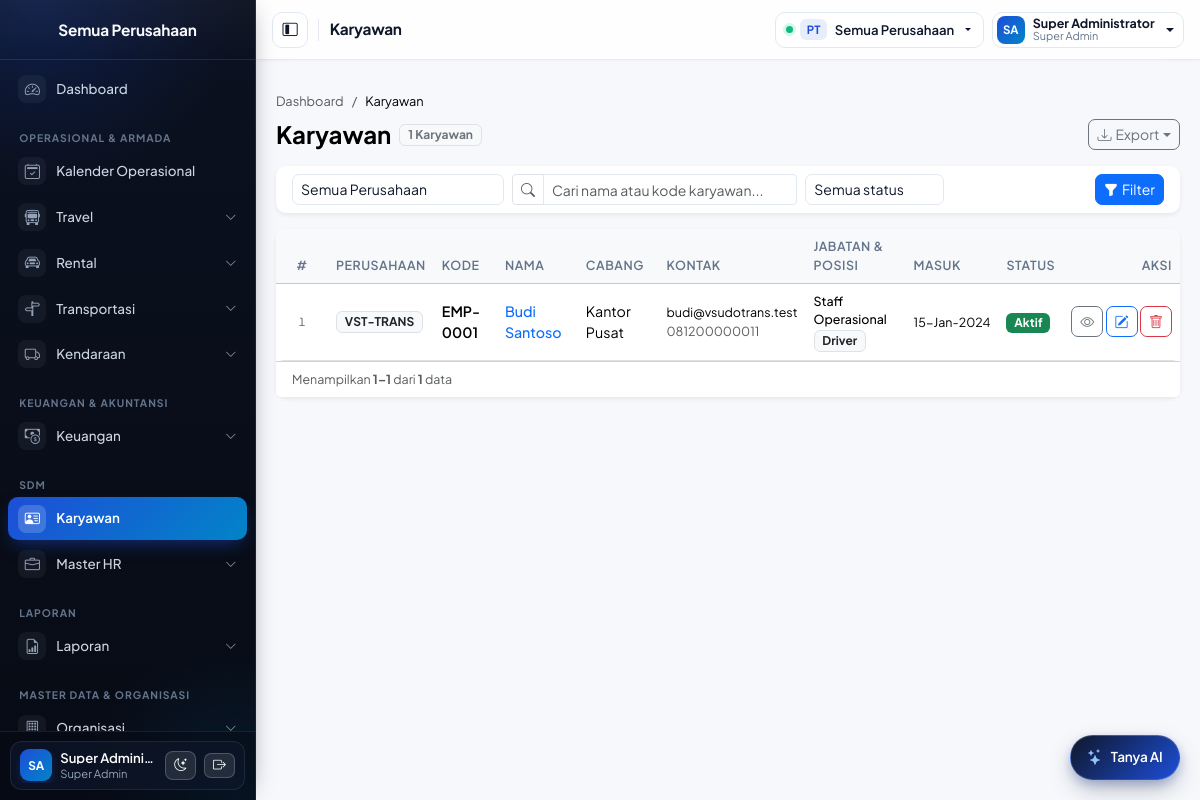
Before: /pages/employees/index.php (signed in) with the older database file.
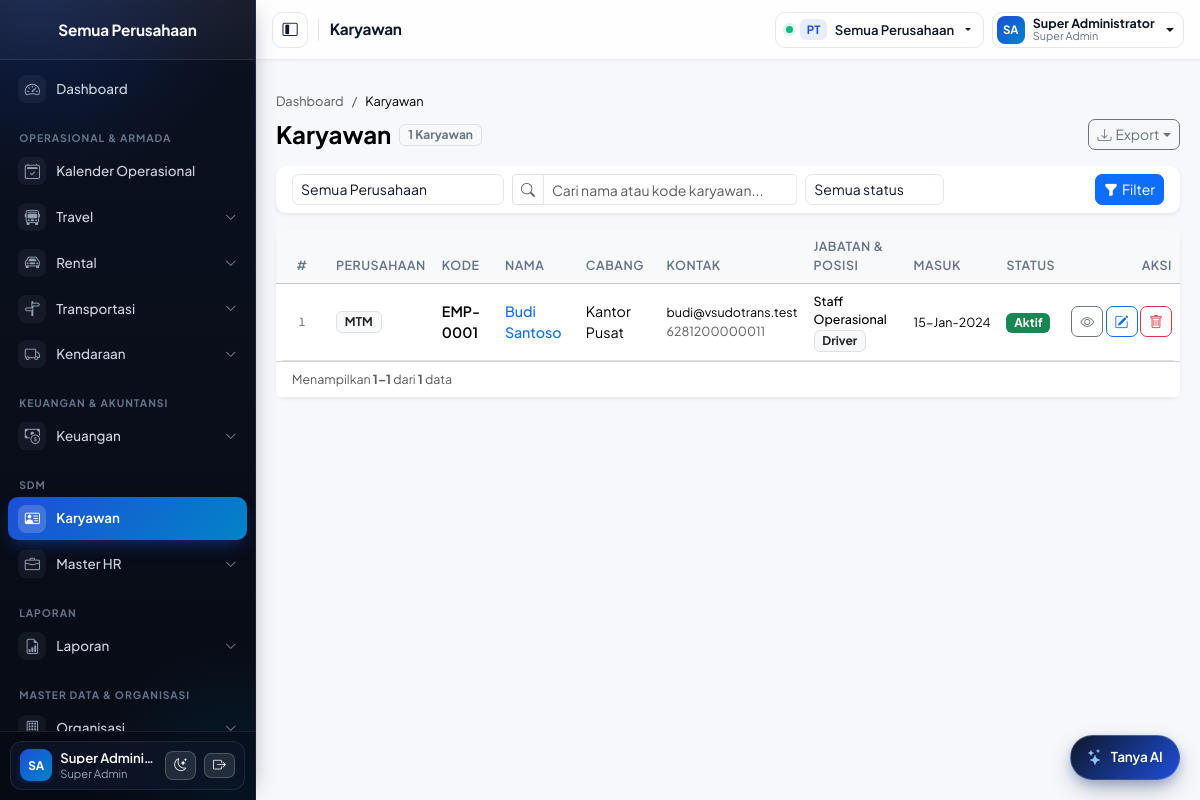
After: the same page with the newer database file.
### tables this page shows
CREATE TABLE `employees` (
  `id` INT(11) NOT NULL AUTO_INCREMENT,
  `company_id` INT(11) NOT NULL,
  `branch_id` INT(11) DEFAULT NULL,
  `code` VARCHAR(15) NOT NULL COMMENT 'NIK karyawan',
  `name` VARCHAR(255) NOT NULL,
  `email` VARCHAR(200) DEFAULT NULL,
  `phone_number` VARCHAR(20) DEFAULT NULL,
  `join_date` DATE NOT NULL,
  `resignation_date` DATE DEFAULT NULL,
  `job_title` VARCHAR(100) DEFAULT NULL,
  `job_position` VARCHAR(100) DEFAULT NULL,
  `organization_structure` VARCHAR(100) DEFAULT NULL,
  `bank_name` VARCHAR(100) DEFAULT NULL,
  `account_number` VARCHAR(50) DEFAULT NULL,
  `account_name` VARCHAR(100) DEFAULT NULL,
  `id_number` VARCHAR(30) DEFAULT NULL COMMENT 'No. KTP',
  `family_number` VARCHAR(30) DEFAULT NULL COMMENT 'No. KK',
  `tax_number` VARCHAR(30) DEFAULT NULL COMMENT 'NPWP',
  `birth_date` DATE DEFAULT NULL,
  `birth_place` VARCHAR(100) DEFAULT NULL,
  `gender` ENUM('L','P') DEFAULT NULL,
  `religion` VARCHAR(30) DEFAULT NULL,
  `marital_status` VARCHAR(30) DEFAULT NULL,
  `address` VARCHAR(500) DEFAULT NULL,
  `photo` VARCHAR(255) DEFAULT NULL,
  `ktp_doc_path` VARCHAR(255) DEFAULT NULL,
  `sim_doc_path` VARCHAR(255) DEFAULT NULL,
  `sim_due` DATE DEFAULT NULL,
  `status` ENUM('aktif','resign') NOT NULL DEFAULT 'aktif',
  `created_user` VARCHAR(255) DEFAULT NULL,
  `created_date` DATETIME NOT NULL DEFAULT CURRENT_TIMESTAMP,
  `modified_user` VARCHAR(255) DEFAULT NULL,
  `modified_date` DATETIME DEFAULT NULL,
  PRIMARY KEY (`id`),
  UNIQUE KEY `uq_employees_company_code` (`company_id`, `code`),
  KEY `ix_employees_branch` (`branch_id`),
  KEY `ix_employees_status` (`status`),
  KEY `ix_employees_company_phone` (`company_id`, `phone_number`),
  KEY `ix_employees_company_status_name` (`company_id`, `status`, `name`),
  KEY `ix_employees_company_pos_status_name` (`company_id`, `job_position`, `status`, `name`),
  CONSTRAINT `fk_employees_company` FOREIGN KEY (`company_id`) REFERENCES `companies` (`id`) ON DELETE RESTRICT,
  CONSTRAINT `fk_employees_branch` FOREIGN KEY (`branch_id`) REFERENCES `branches` (`id`) ON DELETE SET NULL
);

CREATE TABLE `companies` (
  `id` INT(11) NOT NULL AUTO_INCREMENT,
  `group_id` INT(11) NOT NULL,
  `code` VARCHAR(15) NOT NULL,
  `name` VARCHAR(255) NOT NULL,
  `note` VARCHAR(2000) DEFAULT NULL,
  `phone_number` VARCHAR(20) DEFAULT NULL,
  `website` VARCHAR(300) DEFAULT NULL,
  `email` VARCHAR(200) DEFAULT NULL,
  `address` VARCHAR(1000) DEFAULT NULL,
  `city` VARCHAR(100) DEFAULT NULL,
  `logo` VARCHAR(255) DEFAULT NULL,
  `stamp` VARCHAR(255) DEFAULT NULL,
  `bot_secret` VARCHAR(128) DEFAULT NULL,
  `bot_phone` VARCHAR(30) DEFAULT NULL,
  `is_active` TINYINT(1) NOT NULL DEFAULT 1,
  `created_user` VARCHAR(255) DEFAULT NULL,
  `created_date` DATETIME NOT NULL DEFAULT CURRENT_TIMESTAMP,
  `modified_user` VARCHAR(255) DEFAULT NULL,
  `modified_date` DATETIME DEFAULT NULL,
  PRIMARY KEY (`id`),
  UNIQUE KEY `uq_companies_code` (`code`),
  UNIQUE KEY `uq_companies_bot_secret` (`bot_secret`),
  KEY `ix_companies_group` (`group_id`),
  CONSTRAINT `fk_companies_group` FOREIGN KEY (`group_id`) REFERENCES `groups` (`id`) ON DELETE RESTRICT
);

CREATE TABLE `branches` (
  `id` INT(11) NOT NULL AUTO_INCREMENT,
  `company_id` INT(11) NOT NULL,
  `code` VARCHAR(15) NOT NULL,
  `name` VARCHAR(255) NOT NULL,
  `note` VARCHAR(2000) DEFAULT NULL,
  `phone_number` VARCHAR(20) DEFAULT NULL,
  `is_active` TINYINT(1) NOT NULL DEFAULT 1,
  `created_user` VARCHAR(255) DEFAULT NULL,
  `created_date` DATETIME NOT NULL DEFAULT CURRENT_TIMESTAMP,
  `modified_user` VARCHAR(255) DEFAULT NULL,
  `modified_date` DATETIME DEFAULT NULL,
  PRIMARY KEY (`id`),
  UNIQUE KEY `uq_branches_company_code` (`company_id`, `code`),
  CONSTRAINT `fk_branches_company` FOREIGN KEY (`company_id`) REFERENCES `companies` (`id`) ON DELETE RESTRICT
);

### includes/auth.php (called while the page is built, shortened)
<?php
function is_super_admin(): bool
{
    return ($_SESSION['role_name'] ?? '') === 'Super Admin';
}
function active_company_id(): ?int
{
    $id = $_SESSION['company_id'] ?? null;
    return $id === null ? null : (int) $id;
}
function can(string $permission): bool
{
    if (is_super_admin()) {
        return true;
    }
    return in_array($permission, $_SESSION['permissions'] ?? [], true);
}
function accessible_companies(bool $force_refresh = false): array
{
    static $req_cache = [];
    $uid = (int) ($_SESSION['user_id'] ?? 0);
    $is_sa = is_super_admin() ? 1 : 0;
    $cache_key = "{$is_sa}:{$uid}";
    if (!$force_refresh && isset($req_cache[$cache_key])) {
        return $req_cache[$cache_key];
    }
    if ($is_sa) {
        $rows = db()->query('SELECT id, code, name, logo FROM companies WHERE is_active = 1 ORDER BY name')->fetch_all(MYSQLI_ASSOC);
    }
    return $rows;
}

### config/database.php (called while the page is built, shortened)
<?php
function db(): mysqli
{
    static $conn = null;
    if ($conn instanceof mysqli) {
        return $conn;
    }
    try {
        $conn = new mysqli(DB_HOST, DB_USER, DB_PASS, DB_NAME);
        $conn->set_charset('utf8mb4');
    } catch (mysqli_sql_exception $e) {
        http_response_code(500);
        error_log('DB connection failed: ' . $e->getMessage());
        exit('Koneksi database gagal. Periksa konfigurasi.');
    }
    return $conn;
}

### includes/transport_helpers.php (called while the page is built, shortened)
<?php
function company_filter_scope(string $column, ?array $query = null): array
{
    $src        = $query ?? $_GET;
    $companies  = accessible_companies();
    $active_cid = active_company_id();
    if (isset($src['company_id'])) {
        $filter_company_id = $src['company_id'] !== '' ? (int) $src['company_id'] : 0;
    } else {
        $filter_company_id = $active_cid ?? 0;
    }
    if ($filter_company_id > 0) {
        $allowed = is_super_admin() || in_array($filter_company_id, array_map('intval', array_column($companies, 'id')), true);
        if ($allowed) {
            $where  = "{$column} = ?";
            $types  = 'i';
            $params = [$filter_company_id];
        } else {
            [$where, $types, $params] = company_scope($column);
            $filter_company_id = $active_cid ?? 0;
        }
    } elseif ($filter_company_id === 0 && is_super_admin()) {
        $where  = '1=1';
        $types  = '';
        $params = [];
    } else {
        [$where, $types, $params] = company_scope($column);
        $filter_company_id = $active_cid ?? 0;
    }
    return [
        'filter_company_id' => $filter_company_id,
        'where'             => $where,
        'types'             => $types,
        'params'            => $params,
        'companies'         => $companies,
        'active_cid'        => $active_cid,
    ];
}

### pages/employees/_helpers.php (called while the page is built, shortened)
<?php
function employee_ensure_hr_schema(): void
{
    $hasSess = (session_status() === PHP_SESSION_ACTIVE);
    $db = db();
    $res = $db->query("SHOW COLUMNS FROM `employees` LIKE 'organization_structure'");
    if (($tEsc = $db->query("SHOW TABLES LIKE 'employee_salary_components'")) && $tEsc->num_rows > 0) {
        $db->query('DROP TABLE IF EXISTS `employee_salary_components`');
    }
    if (($tSc = $db->query("SHOW TABLES LIKE 'salary_components'")) && $tSc->num_rows > 0) {
        $db->query('DROP TABLE IF EXISTS `salary_components`');
    }
    $cntRes = $db->query("SELECT COUNT(*) FROM `permissions` WHERE `module` = 'payroll' OR `name` IN ('payroll.view', 'payroll.manage')");
}
function employee_list(int $page, string $q, string $status, ?int $filter_cid = null): array
{
    employee_ensure_hr_schema();
    if (is_super_admin() && $filter_cid !== null) {
        [$wsql, $wtypes, $wparams] = $filter_cid > 0 ? ['e.company_id = ?', 'i', [$filter_cid]] : ['1=1', '', []];
    } else {
        [$wsql, $wtypes, $wparams] = company_scope('e.company_id');
    }
    $where = [$wsql];
    $types = $wtypes;
    $params = [];
    $where_sql = implode(' AND ', $where);
    $count_stmt = db()->prepare('SELECT COUNT(*) FROM employees e WHERE ' . $where_sql);
    $count_stmt->execute();
    $total = (int) $count_stmt->get_result()->fetch_row()[0];
    $p = paginate($total, $page);
    $sql = 'SELECT e.*, b.name AS branch_name, co.code AS company_code, co.name AS company_name
        FROM employees e
        LEFT JOIN branches b ON b.id = e.branch_id
        LEFT JOIN companies co ON co.id = e.company_id
        WHERE ' . $where_sql . '
        ORDER BY e.code ASC
        LIMIT ? OFFSET ?';
    $stmt = db()->prepare($sql);
    $stmt->bind_param($types . 'ii', ...array_merge($params, [$p['per_page'], $p['offset']]));
    $stmt->execute();
    $rows = $stmt->get_result()->fetch_all(MYSQLI_ASSOC);
    return [$rows, $p];
}

### includes/functions.php (called while the page is built, shortened)
<?php
function e(?string $s): string
{
    return htmlspecialchars((string) $s, ENT_QUOTES, 'UTF-8');
}
function resolve_per_page(int $default = PER_PAGE, array $allowed = [10, 20, 50, 100]): int
{
    $req = (int) ($_GET['per_page'] ?? $default);
    return in_array($req, $allowed, true) ? $req : $default;
}
function paginate(int $total, int $page = 1, ?int $per_page = null): array
{
    $total = max(0, $total);
    $per_page = max(1, min(100, $per_page ?? resolve_per_page()));
    $total_pages = max(1, (int) ceil($total / $per_page));
    $page = max(1, min($page, $total_pages));
    $offset = ($page - 1) * $per_page;
    return [
        'total' => $total,
        'per_page' => $per_page,
        'current' => $page,
        'total_pages' => $total_pages,
        'offset' => $offset,
        'from' => $total === 0 ? 0 : $offset + 1,
        'to' => $total === 0 ? 0 : min($total, $offset + $per_page),
    ];
}

### pages/employees/index.php (the view, shortened to what the changed rows need)
<?php
require_once __DIR__ . '/../../config/config.php';
require_once __DIR__ . '/../../includes/transport_helpers.php';
require_once __DIR__ . '/_helpers.php';
$compScope     = company_filter_scope('e.company_id');
$filter_cid    = (int) $compScope['filter_company_id'];
$show_comp_col = is_super_admin() && $filter_cid === 0;
$q = trim((string) ($_GET['q'] ?? ''));
$status = trim((string) ($_GET['status'] ?? ''));
if (!in_array($status, ['aktif', 'resign'], true)) {
    $status = '';
}
$page = max(1, (int) ($_GET['page'] ?? 1));
[$rows, $p] = employee_list($page, $q, $status, is_super_admin() ? $filter_cid : null);
$can_manage = can('employees.manage');
require __DIR__ . '/../../includes/header.php';
?>
<main class="p-3 p-lg-4 w-100 flex-grow-1">
<div class="card shadow-sm border-0">
    <div class="table-responsive">
        <table class="table table-hover align-middle mb-0">
            <thead class="table-light">
            <tr>
                <th class="text-center" style="width: 52px;">#</th>
                <?php if ($show_comp_col): ?><th>Perusahaan</th><?php endif; ?>
                <th>Kode</th>
                <th>Nama</th>
                <th>Cabang</th>
                <th>Kontak</th>
                <th>Jabatan &amp; Posisi</th>
                <th>Masuk</th>
                <th>Status</th>
                <th class="text-end">Aksi</th>
            </tr>
            </thead>
            <tbody>
            <?php foreach ($rows as $idx => $r): ?>
                <tr>
                    <td class="text-center text-muted small"><?= number_format($p['offset'] + $idx + 1, 0, ',', '.') ?></td>
                    <?php if ($show_comp_col): ?><td><span class="badge bg-light text-dark border"><?= e((string) ($r['company_code'] ?? '-')) ?></span></td><?php endif; ?>
                    <td class="fw-semibold"><?= e($r['code']) ?></td>
                    <td><a class="text-decoration-none fw-medium" href="detail.php?id=<?= (int) $r['id'] ?>"><?= e($r['name']) ?></a></td>
                    <td><?= e($r['branch_name'] ?? '') ?: '<span class="text-muted">—</span>' ?></td>
                    <td>
                        <?php if ($r['email']): ?><div class="small"><?= e($r['email']) ?></div><?php endif; ?>
                        <?php if ($r['phone_number']): ?><div class="small text-muted"><?= e($r['phone_number']) ?></div><?php endif; ?>
                    </td>
                    <td>
                        <?php if (!empty($r['job_title']) || !empty($r['job_position']) || !empty($r['organization_structure'])): ?>
                            <?php if (!empty($r['job_title'])): ?><div class="fw-medium small"><?= e($r['job_title']) ?></div><?php endif; ?>
                            <?php if (!empty($r['job_position'])): ?><span class="badge bg-light text-dark border"><?= e($r['job_position']) ?></span><?php endif; ?>
                        <?php else: ?>
                            <span class="text-muted">—</span>
                        <?php endif; ?>
                    </td>
                    <td class="small text-nowrap"><?= !empty($r['join_date']) ? e(date('d-M-Y', strtotime((string) $r['join_date']))) : '-' ?></td>
                    <td>
                        <span class="badge bg-<?= $r['status'] === 'aktif' ? 'success' : 'secondary' ?>">
                            <?= e(ucfirst($r['status'])) ?>
                        </span>
                    </td>
                    <td class="text-end text-nowrap">
                        <a href="detail.php?id=<?= (int) $r['id'] ?>" class="btn btn-sm btn-outline-secondary" title="Detail" aria-label="Detail"><i class="bi bi-eye"></i></a>
                        <?php if ($can_manage): ?>
                            <a href="detail.php?id=<?= (int) $r['id'] ?>" class="btn btn-sm btn-outline-primary" title="Ubah" aria-label="Ubah"><i class="bi bi-pencil-square"></i></a>
                            <form method="post" action="delete.php" class="d-inline"
                                  onsubmit="return confirm('Hapus karyawan <?= e($r['name']) ?>? Tindakan ini tidak dapat dibatalkan.');">
                                <button class="btn btn-sm btn-outline-danger" type="submit" title="Hapus" aria-label="Hapus"><i class="bi bi-trash"></i></button>
                            </form>
                        <?php endif; ?>
                    </td>
                </tr>
            <?php endforeach; ?>
            </tbody>
        </table>
    </div>
</div>
</main>
<?php require __DIR__ . '/../../includes/footer.php'; ?>

Changed rows visible on the page:
changed employees "EMP-0001": company.code "VST-TRANS" → "MTM"; phone_number "081200000011" → "6281200000011"
